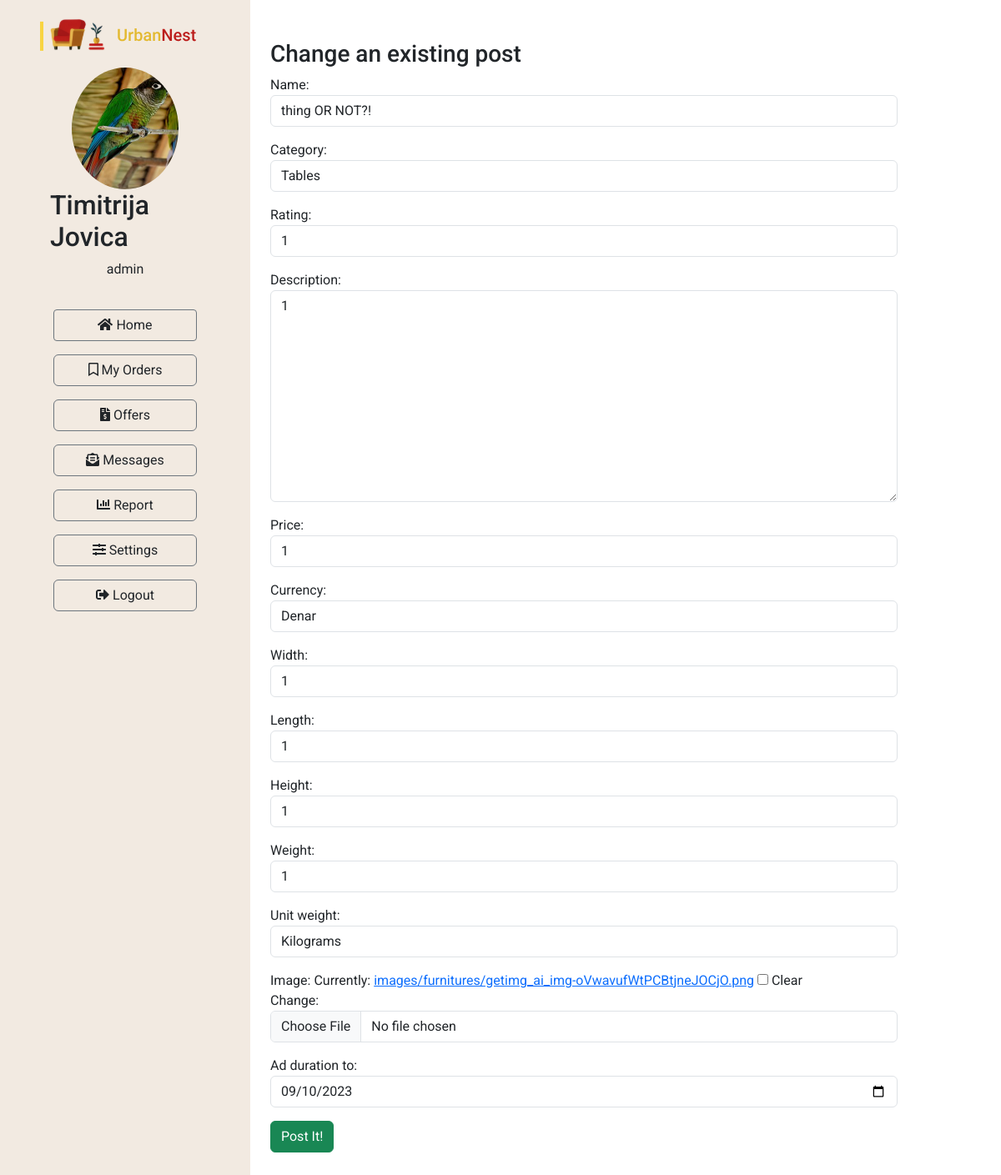
/ad/edit/5/ (signed in), run on the app's committed database.
### Furniture/models.py (models this page shows, shortened)
class UrbanNestUser(models.Model):
    user = models.OneToOneField(User, on_delete=models.CASCADE)
    first_name = models.CharField(max_length=100)
    last_name = models.CharField(max_length=100)
    photo = models.ImageField(upload_to='images/users', null=True, blank=True)
    address = models.CharField(max_length=200)
    city = models.CharField(max_length=100)
    postal_code = models.CharField(max_length=100)
    province = models.CharField(max_length=100)
    country = CountryField()
    phone_number = models.CharField(max_length=9)
    shopping_cart = models.ForeignKey('ShoppingCart', on_delete=models.CASCADE, null=True, blank=True)

class FurnitureAd(models.Model):
    seller = models.ForeignKey(UrbanNestUser, on_delete=models.CASCADE)
    name = models.CharField(max_length=255)
    category = models.ForeignKey(Category, on_delete=models.CASCADE)
    rating = models.IntegerField(validators=[MinValueValidator(1), MaxValueValidator(5)])
    description = models.TextField()
    price = models.IntegerField()
    CURRENCY_CHOICES = [
        ('MKD', 'Denar'),
        ('EUR', 'Euro'),
        ('USD', 'Dollar'),
    ]
    currency = models.CharField(max_length=3, choices=CURRENCY_CHOICES)
    width = models.IntegerField()
    length = models.IntegerField()
    height = models.IntegerField()
    weight = models.IntegerField()
    UNIT_CHOICES = [
        ('kg', 'Kilograms'),
        ('lb', 'Pounds'),
    ]
    unit_weight = models.CharField(max_length=100, choices=UNIT_CHOICES)
    image = models.ImageField(upload_to='images/furnitures', null=True, blank=True)
    creation_date = models.DateTimeField(auto_now_add=True)
    last_modified_date = models.DateTimeField(auto_now=True)
    ad_duration_to = models.DateField()
    views = models.IntegerField(default=0)
    active = models.BooleanField(default=True)

class Category(models.Model):
    name = models.CharField(max_length=255)
    photo = models.ImageField(upload_to='images/categories', null=True, blank=True)
    creation_date = models.DateTimeField(auto_now_add=True)
    last_modified_date = models.DateTimeField(auto_now=True)
    def __str__(self):
        return self.name

### Furniture/views.py (the view)
# urls.py: path('ad/edit/<int:ad_id>/', edit_furniture_ad, name='edit_furniture_ad'),
@login_required
def edit_furniture_ad(request, ad_id):
    ad = get_object_or_404(FurnitureAd, id=ad_id)
    if ad.seller.user != request.user:
        return redirect('index')  # Replace 'index' with the appropriate URL
    if request.method == 'POST':
        form = FurnitureAdForm(request.POST, request.FILES, instance=ad)
        if form.is_valid():
            form.save()
            return redirect('index')  # Redirect to a suitable page after editing
    else:
        form = FurnitureAdForm(instance=ad)
    user = ad.seller
    context = {'form': form, 'user': user}
    return render(request, 'ad-edit.html', context=context)

### Furniture/forms.py
class FurnitureAdForm(forms.ModelForm):
    def __init__(self, *args, **kwargs):
        super(FurnitureAdForm, self).__init__(*args, **kwargs)
        for field in self.visible_fields():
            field.field.widget.attrs['class'] = 'form-control'
        self.fields['ad_duration_to'].widget = forms.DateInput(
            attrs={'type': 'date', 'class': 'form-control datepicker'}
        )
    class Meta:
        model = FurnitureAd
        exclude = ["user", "seller", "views", "status", "active"]

### Furniture/templates/ad-edit.html (shortened to what this page needs)
{% extends "dashboard/base-dashboard.html" %}
{% block content %}
<div class="container my-5">
    <h3>Change an existing post</h3>
    <form method="post" enctype="multipart/form-data">
        {{form.as_p}}
        <button class="btn btn-success">Post It!</button>
    </form>
</div>
{% endblock %}

### Furniture/templates/dashboard/base-dashboard.html (shortened to what this page needs)
<!DOCTYPE html>
<html lang="en">
<head>
    <link rel="stylesheet" href="https://cdn.jsdelivr.net/npm/bootstrap@5.3.0/dist/css/bootstrap.min.css">
    <link rel="stylesheet"
          href="https://cdn.jsdelivr.net/npm/@fortawesome/fontawesome-free@6.2.1/css/fontawesome.min.css"
>
</head>
<body>
<div style="min-height: 100vh;">
    <div class="row d-flex align-items-stretch p-0 m-0">
        <div class="py-3 px-5 col-md-3" style="background: #F2EAE1; min-height: 100vh;">
            <a href="{% url 'index' %}">
                <div>
                </div>
            </a>
            <div class="pt-3 container d-flex flex-column align-items-center justify-content-center mb-1">
                <img src="{{MEDIA_URL}}{{user.photo.url}}" alt="" class="rounded-circle" style="
width: 128px;
height: 145.636px;">
                <h2>{{user.first_name}} {{user.last_name}}</h2>
                <p>{{user.user.username}}</p>
            </div>
            <div class="d-flex flex-column justify-content-center px-3 gap-3 py-3">
                <a href="{% url 'dashboard_home' %}" class="text-decoration-none text-reset btn btn-outline-secondary"
                   style="border-radius: 4px;"><i class="fas fa-home"></i> Home</a>
                <a href="{% url 'my_orders' %}" class="text-decoration-none text-reset btn btn-outline-secondary"><i
                        class='far fa-bookmark'></i> My
                    Orders</a>
                <a href="{% url 'offers' %}" class="text-decoration-none text-reset btn btn-outline-secondary"><i
                        class='fas fa-file-invoice-dollar'></i> Offers</a>
                <a href="" class="text-decoration-none text-reset btn btn-outline-secondary"><i
                        class='fas fa-envelope-open-text'></i> Messages</a>
                <a href="" class="text-decoration-none text-reset btn btn-outline-secondary"><i
                        class='fas fa-chart-bar'></i> Report</a>
                <a href="{% url 'edit_settings' %}" class="text-decoration-none text-reset btn btn-outline-secondary"><i
                        class='fas fa-sliders-h'></i> Settings</a>
                <a href="{% url 'logout' %}" class="text-decoration-none text-reset btn btn-outline-secondary"><i
                        class="fas fa-sign-out-alt"></i> Logout</a>
            </div>
        </div>
        <div class="col-md-8 white">
            {% block content %}{% endblock %}
        </div>
    </div>
</div>
</body>
</html>

### Furniture/templates/dashboard/base-dashboard.html (style rules this page uses)
* { font-family: 'Roboto', sans-serif !important; }
html, body { margin: 0; padding: 0; }
* { box-sizing: border-box; }

### data on the page
UrbanNestUser: photo (picture), first_name "Timitrija", last_name "Jovica", user.username "admin"
FurnitureAd: name "thing OR NOT?!", category "Tables", rating "1", description "1", price "1", currency "Denar", width "1", length "1", height "1", weight "1", unit_weight "Kilograms", ad_duration_to "09/10/2023"
